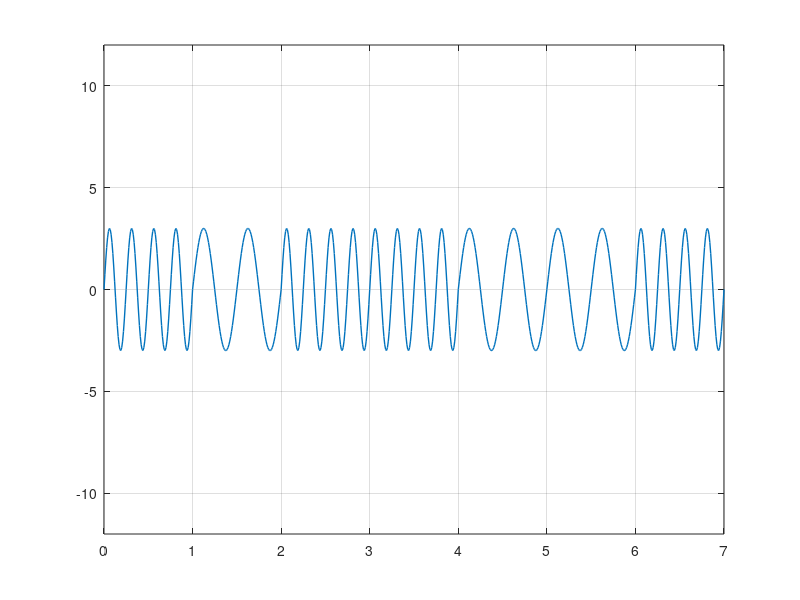

Write the MATLAB code that produced this figure.
clc; #... Clear command line
clear all; #... Clear variables
close all; #... Clear figures

bits = [1 0 1 1 0 0 1]; #... Bitstream

#... Modulation

bitrate = 1; #... Number of bits per second

sampling_rate = 100;
sampling_time = 1/sampling_rate;

end_time = length(bits)/bitrate;
time = 0:sampling_time:end_time;

signal_one = 3*sin(2*pi*4*time);
modulation = 3*sin(2*pi*2*time);

in = 1; #... Bitstream index

for i = 1:length(time)
    if bits(in) == 1
        modulation(i) = signal_one(i);
    endif
    if time(i)*bitrate >= in
        in = in+1;
    endif
endfor

plot(time, modulation, "LineWidth", 1);
axis([0 end_time -12 12]);
grid on;

#... Demodulation

in = 1;

for i = 1:length(modulation)
    demodultaion(in) = 1;
    if modulation(i) != signal_one(i)
        demodultaion(in) = 0;
    endif
    if time(i)*bitrate >= in
        in = in+1;
    endif
endfor

disp(demodultaion);
